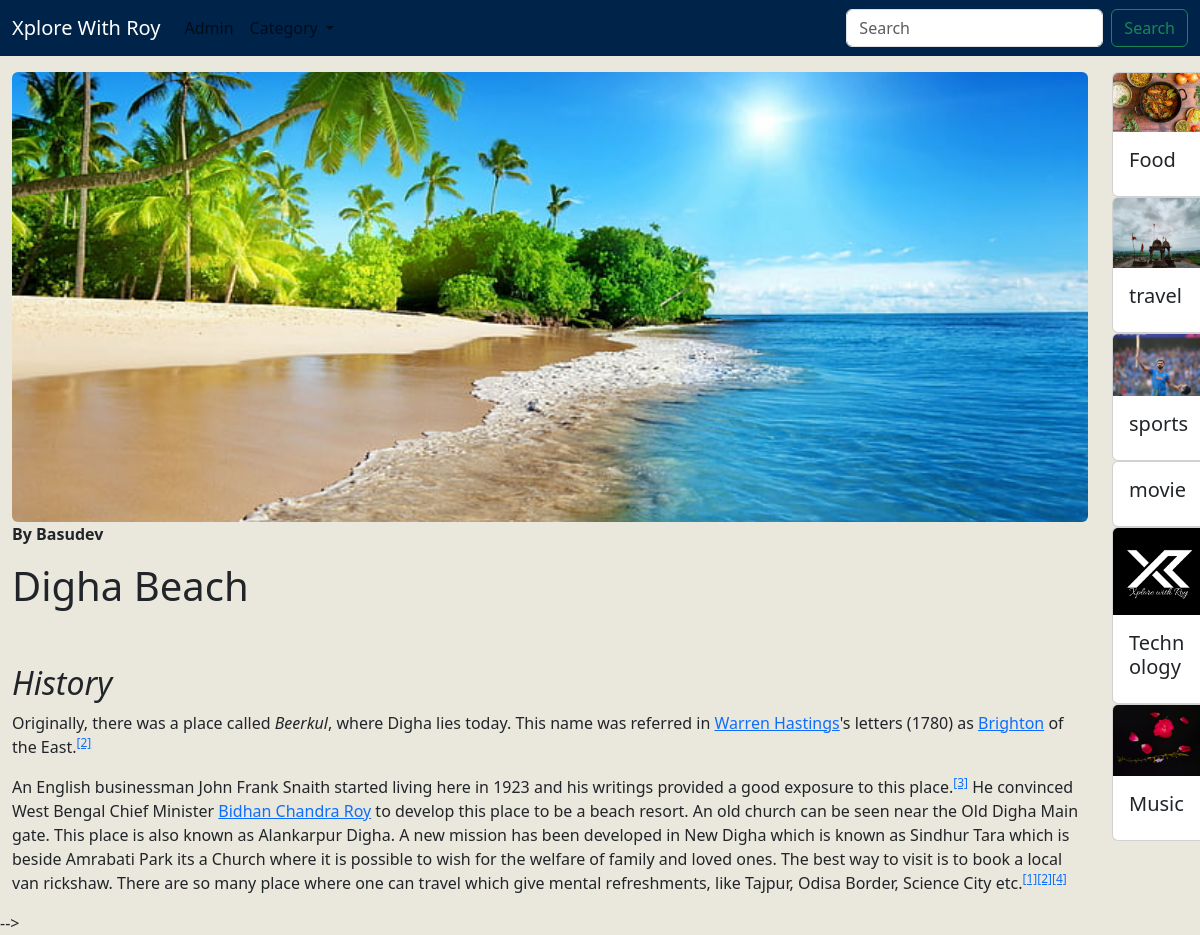
Page /myblogs/digha on the committed database.
### myapp/models.py (models this page shows, shortened)
class Post(models.Model):
    post_id = models.AutoField(primary_key=True)
    title = models.CharField(max_length=200)
    author = models.CharField(max_length=50)
    content = HTMLField()
    url = models.CharField(max_length=100)
    image = models.ImageField(upload_to='post/',blank=True, null=True)
    added_date = models.DateTimeField(auto_now_add=True,null=True)
    cat = models.ForeignKey(Catagory,on_delete=models.CASCADE)

class Catagory(models.Model):
    cat_id = models.AutoField(primary_key=True)
    title = models.CharField(max_length=50)
    description = models.TextField()
    url = models.CharField(max_length=100)
    image = models.ImageField(upload_to='catagory/')
    added_date = models.DateTimeField(auto_now_add=True,null=True)

### myapp/views.py (the view)
# urls.py: path('myblogs/<slug:url>',Posts,name='post details'),
def Posts(request,url):
    post = Post.objects.get(url=url)
    cats = Catagory.objects.all()
    return render(request,'post.html',{'post': post,'cats': cats})

### myapp/templates/post.html (shortened to what this page needs)
{% extends "base.html" %}
{% block content %}
{% load static%}
<body style="background-color:#EAE7DD;">
    <div class="container-fluid  mt-3">
        <div class="row">
            <div class="col-mb-4 col-sm-11">
                <img src="/media/{{post.image}}" class="img-fluid rounded"
                    style="width: 100%; height: 450px; object-fit: cover; " alt="">
                <b>By {{post.author}}</b>
                <p>{{post.content | safe}} </p>
            </div>
            <div class="col-mb-4 col-sm-1">
                {% for cat in cats %}
                <a class="text-decoration-none" href="/catagory/{{cat.url}}">
                    <div class="card" style="width: 6rem;">
                        <img src="/media/{{cat.image}}" class="card-img-top" alt="">
                        <div class="card-body">
                            <h5 class="card-title">{{cat.title}} </h5>
                        </div>
                    </div>
                </a>
                {% endfor %}
            </div>
        </div>
    </div>
    </div> -->
</body>
{% endblock content %}

### rows in the picture
Post: image (picture), author "Basudev", content "Digha Beach History Originally, there was a place called Beerkul , where Digha lies today. This name was referred in Warren Hastings 's letters (1780) as Brighton of the East. [2] An English businessman John Frank Snaith started living here in 1923 and his writings provided a good exposure to this place. [3] He convinced West Bengal Chief Minister Bidhan Chandra Roy to develop this place to be a beach resort. An old church can be seen near the Old Digha Main gate. This place is also known as Alankarpur Digha. A new mission has been developed in New Digha which is known as Sindhur Tara which is beside Amrabati Park its a Church where it is possible to wish for the welfare of family and loved…"
Catagory: image (picture), title "Food"
Catagory: image (picture), title "travel"
Catagory: image (picture), title "sports"
Catagory: title "movie"
Catagory: image (picture), title "Technology"
Catagory: image (picture), title "Music"
